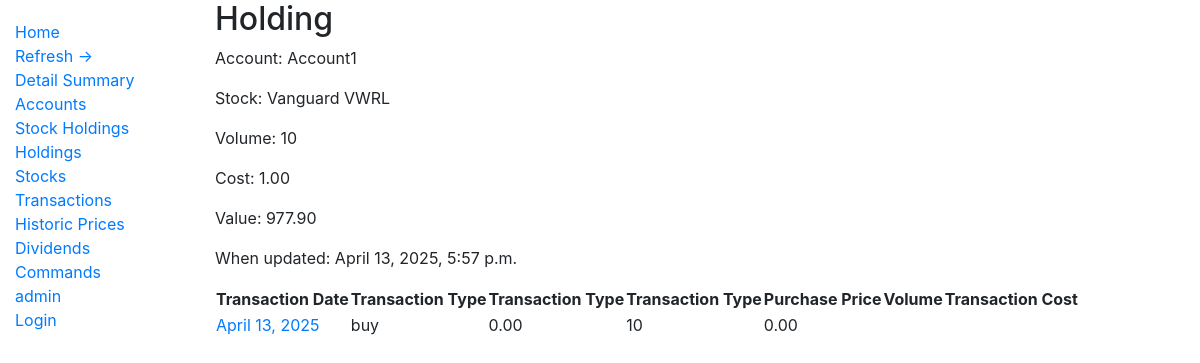
/holding/1, run on an earlier commit of the app's database.
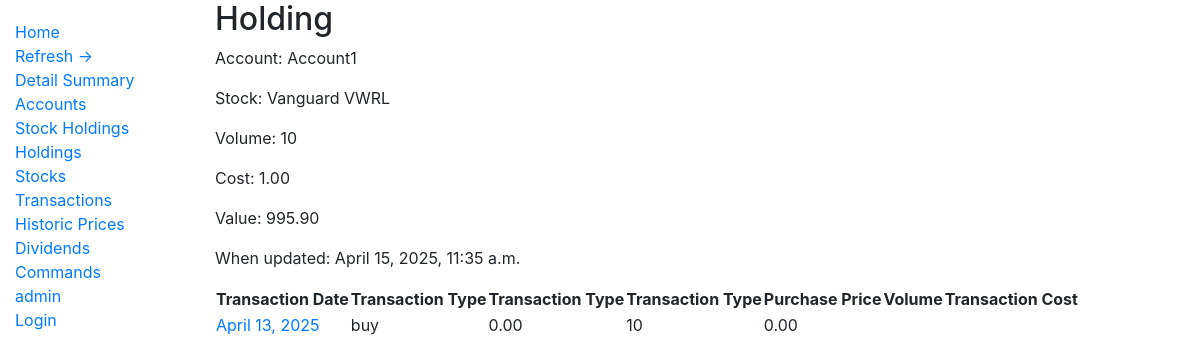
And on a later commit of the database.
### portfolio/models.py (models this page shows, shortened)
class Holding(models.Model):
    stock = models.ForeignKey(Stock, on_delete=models.CASCADE, null=True)
    account = models.ForeignKey(Account, on_delete=models.CASCADE, null=True)
    volume = models.IntegerField()
    book_cost = models.DecimalField(max_digits=10, decimal_places=2)
    current_value = models.DecimalField(max_digits=10, decimal_places=2)
    value_updated = models.DateTimeField(null=True)
    class Meta:
        ordering = ['stock']

class Account(models.Model):
    name = models.CharField(max_length=50)
    ACCOUNT_TYPE = (
        ('ISA', 'ISA'),
        ('pension', 'PENSION'),
        ('standard', 'STANDARD'),
        ('VCT', 'VCT'),
        ('cash','CASH')
    )
    account_type = models.CharField(max_length=8, choices=ACCOUNT_TYPE, default='buy')
    account_value = models.DecimalField(max_digits=9, decimal_places=2, default=0)
    person = models.ForeignKey('Person', on_delete=models.CASCADE, null=True)
    class Meta:
        ordering = ['name']
    def __str__(self):
        return self.name

class Stock(models.Model):
    name = models.CharField(max_length=50)
    code = models.CharField(max_length=20)
    yahoo_code = models.CharField(max_length=20, null=True)
    nickname = models.CharField(max_length=40)
    CURRENCY_TYPE = (
        ('gbp', 'GBP'),
        ('gbx', 'GBX'),
        ('usd', 'USD'),
    )
    currency = models.CharField(max_length=6, choices=CURRENCY_TYPE, default='equity')
    STOCK_TYPE = (
        ('fund', 'FUND'),
        ('equity', 'EQUITY'),
        ('etfs', 'ETFS'),
        ('curr','CURR'),
    )
    stock_type = models.CharField(max_length=6, choices=STOCK_TYPE, default='equity')
    STOCK_REGION = (
        ('world', 'WORLD'),
        ('us', 'US'),
        ('uk', 'UK'),
        ('europe', 'EUROPE'),
    )
    stock_region = models.CharField(max_length=6, choices=STOCK_REGION, default='world')
    SCRAPER_SOURCE = (
        ('ft', 'ft'),
        ('yahoo', 'yahoo'),
    )
    scraper_source = models.CharField(max_length=5, choices=SCRAPER_SOURCE, default='ft')
    active = models.BooleanField(default=True)
    current_price = models.DecimalField(max_digits=7, decimal_places=4)
    price_updated = models.DateTimeField(null=True)
    perf_5y = models.DecimalField(max_digits=7, decimal_places=2, null=True)
    perf_3y = models.DecimalField(max_digits=7, decimal_places=2, null=True)
    perf_1y = models.DecimalField(max_digits=7, decimal_places=2, null=True)
    perf_6m = models.DecimalField(max_digits=7, decimal_places=2, null=True)
    perf_3m = models.DecimalField(max_digits=7, decimal_places=2, null=True)
    perf_1m = models.DecimalField(max_digits=7, decimal_places=2, null=True)
    class Meta:
        ordering = ['name']
    def __str__(self):
        return self.nickname

### portfolio/views.py (the view)
# urls.py: path('holding/<int:pk>', HoldingDetailView.as_view(), name='holding_detail'),
class HoldingDetailView(DetailView):
    model = Holding
    template_name = 'portfolio/holding_detail.html'
    def get_context_data(self, **kwargs):
        context = super().get_context_data(**kwargs)
        transaction_list = Transaction.objects.filter(account=self.object.account).filter(stock=self.object.stock)
        context['transaction_list'] = transaction_list
        return context

### portfolio/models.py (called while the page is built)
    def get_absolute_url(self):
        return reverse('transaction_detail', args=[str(self.id)])

### portfolio/templates/portfolio/holding_detail.html
{% extends 'portfolio/base.html' %}
{% block content %}
        <h2>Holding</h2>
        <p>Account: {{object.account}}</p>
        <p>Stock: {{object.stock}}</p>
        <p>Volume: {{object.volume}}</p>
        <p>Cost: {{object.book_cost}}</p>
        <p>Value: {{object.current_value}}</p>
        <p>When updated: {{object.value_updated}}</p>
        <table>
                <tr>
                        <th>Transaction Date</th>
                        <th>Transaction Type<th>Transaction Type</th>
                        <th>Transaction Type</th>
                        <th>Purchase Price</th>
                        <th>Volume</th>
                        <th>Transaction Cost</th>
                </tr>
        {% for t in transaction_list %}
                <tr>
                    <td><a href="{{ t.get_absolute_url }}">{{ t.date }}</a> </td>
                    <td>{{ t.transaction_type }}</td>
                    <td>{{ t.price }}</td>
                    <td>{{ t.volume }}</td>
                    <td>{{ t.tcost }}</td>
                </tr>
             {% endfor %}
        </table>
{% endblock %}

What changed in the data, as far as the page shows it:
changed Holding "Account1": current_value "977.90" → "995.90"; value_updated "April 13, 2025, 5:57 p.m." → "April 15, 2025, 11:35 a.m."
